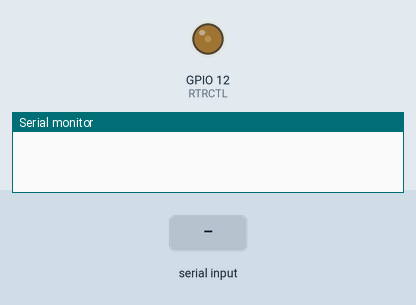
Simulated run of this sketch. Board: ESP32. Shown: output pins drawn as LEDs (lit = HIGH), the last lines printed to the serial monitor. The inputs (shaded band) are chosen by the test bench.

Above: at 3.2 s.
3.3 s: "90,45\n" received over Serial
At 4.2 s:
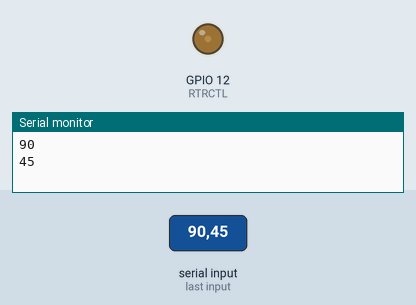
4.8 s: "30,150\n" received over Serial
At 5.3 s:
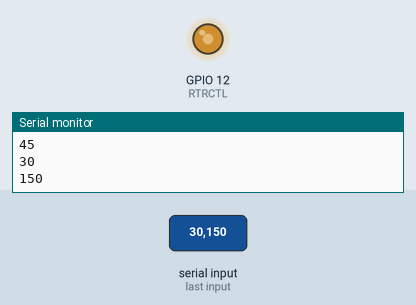
6.3 s: "200\n" received over Serial
At 7.5 s:
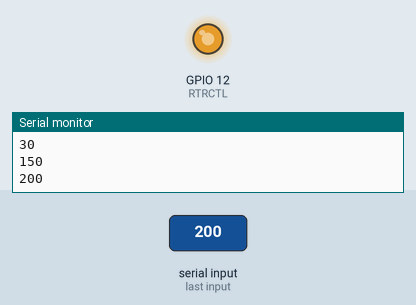
7.8 s: "90\n" received over Serial
At 8.8 s:
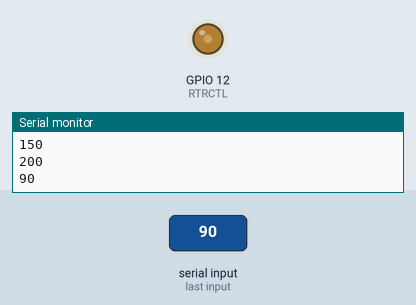
Timing chart, 0 to 10.3 s (numbered marks = the images above; inputs shaded):
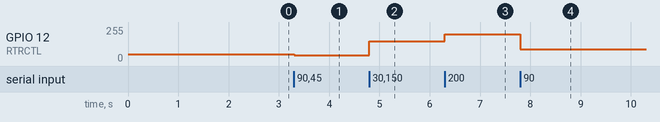

The sketch:

esc.ino
```cpp
#include <Arduino.h>


#define RTRCTL GPIO_NUM_12
#define LEDC_CHNL 0

uint16_t throttle = 0;
uint8_t readed = 51;
unsigned long start_ms = 0;

void setup() {
    Serial.begin(9600);
    // Calibrate ESC
    ledcSetup(LEDC_CHNL, 200, 8);
    ledcAttachPin(RTRCTL, LEDC_CHNL);

    throttle = 51;
    ledcWrite(LEDC_CHNL, throttle);
    delay(2000);
}

void loop(){
    if (Serial.available() > 0) {
        readed = Serial.parseInt();
        if (readed != 0) {
            throttle = readed;
            Serial.println(throttle);
            ledcWrite(LEDC_CHNL, throttle);
        }
    }
}   
```

Measured:
- after the input at 3.3 s, GPIO 12 (RTRCTL): 51/255 → 45/255 at once
- after the input at 4.8 s, GPIO 12 (RTRCTL): 45/255 → 149/255 at once
- after the input at 6.3 s, GPIO 12 (RTRCTL): 149/255 → 199/255 at once
- after the input at 7.8 s, GPIO 12 (RTRCTL): 199/255 → 90/255 at once
